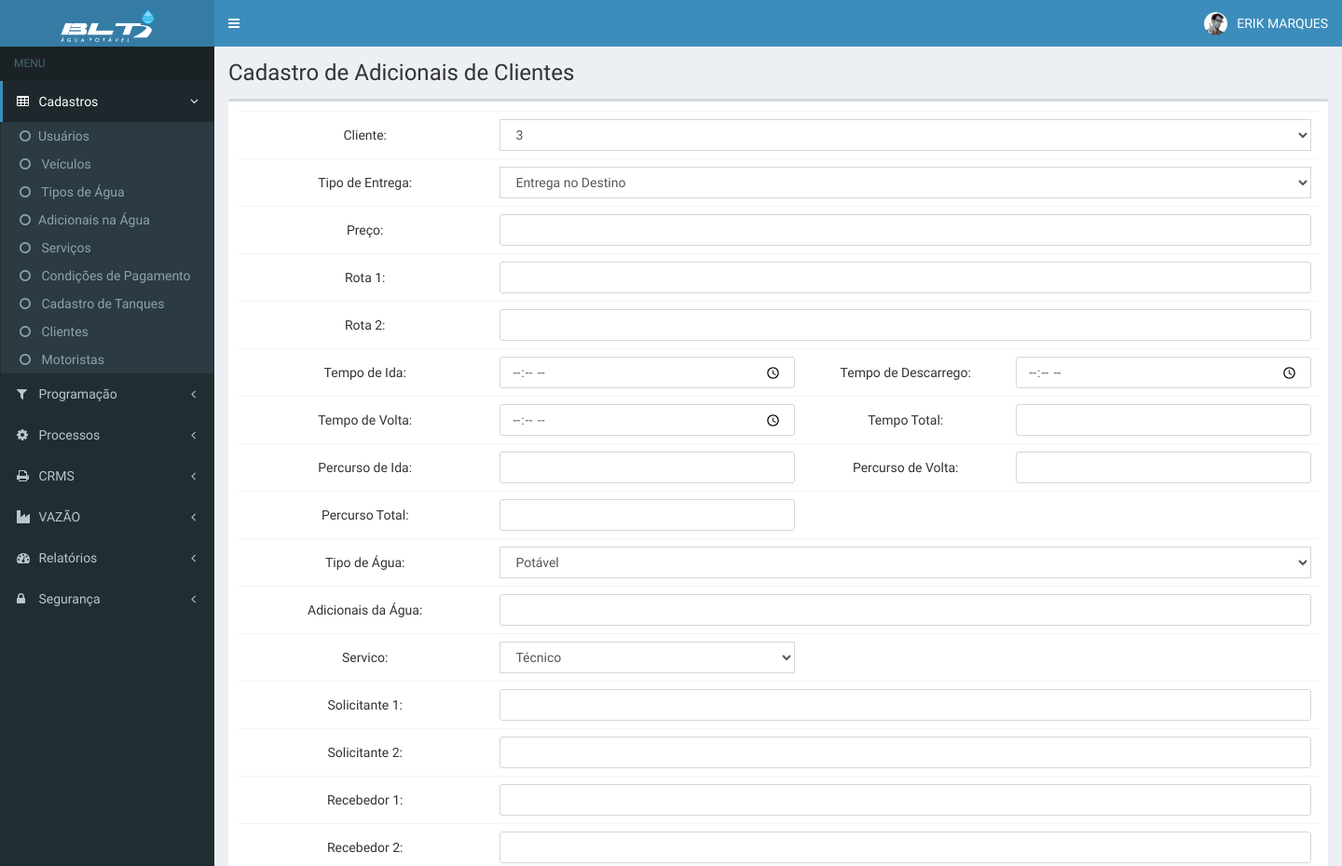
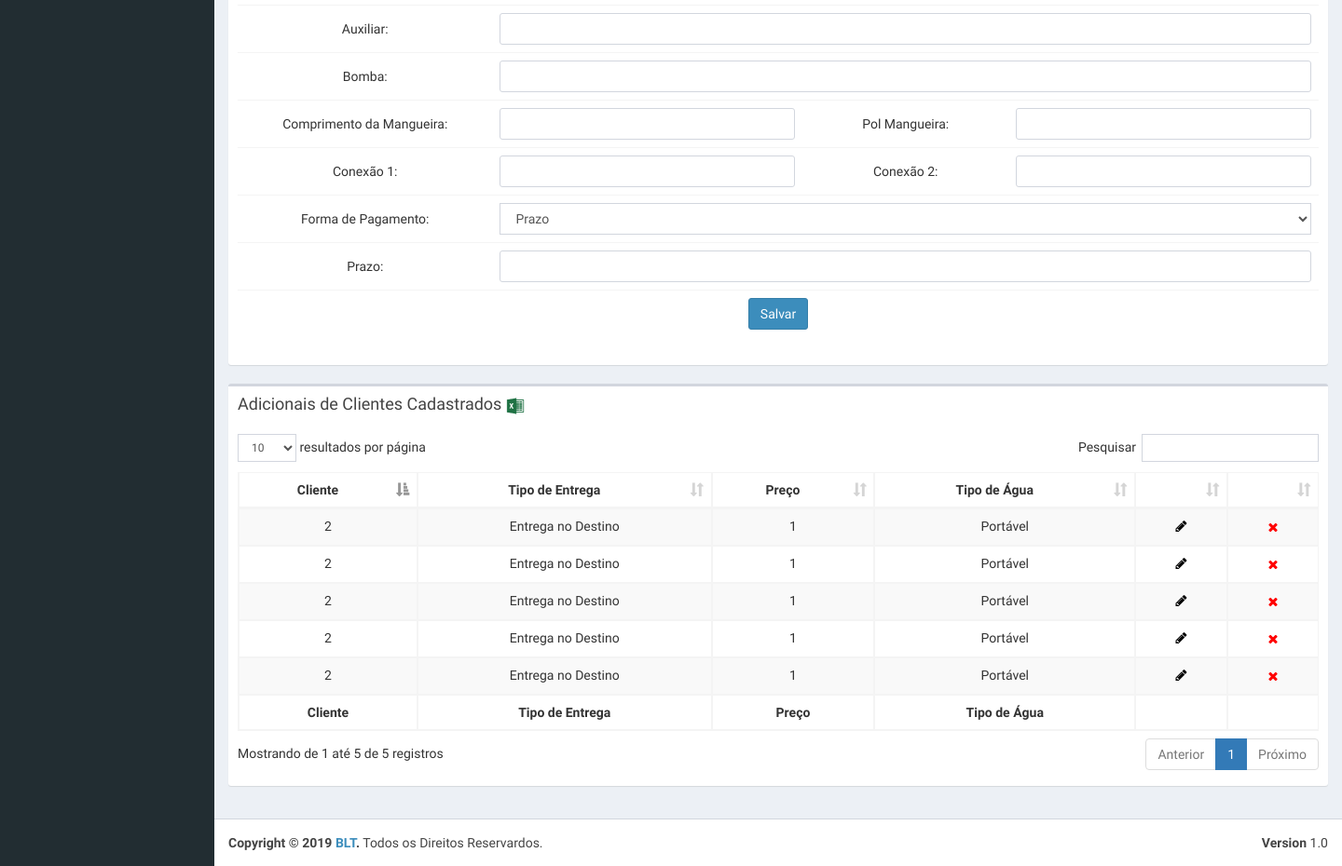
The app's page /pages/tables/cadClientesAdicionais.php (signed in) with its own data (2 pictures, top to bottom).
### tables this page shows
CREATE TABLE `cad_adicionais_clientes` (
  `id` int(11) NOT NULL,
  `data_inc` timestamp NOT NULL DEFAULT CURRENT_TIMESTAMP,
  `login_ad` varchar(20) NOT NULL,
  `cliente` varchar(20) NOT NULL,
  `t_entrega` varchar(100) NOT NULL,
  `preco` varchar(20) NOT NULL,
  `rota1` varchar(255) NOT NULL,
  `rota2` varchar(255) NOT NULL,
  `t_ida` time NOT NULL,
  `t_descarrego` time NOT NULL,
  `t_volta` time NOT NULL,
  `t_total` time NOT NULL,
  `p_ida` varchar(50) NOT NULL,
  `p_volta` varchar(50) NOT NULL,
  `p_total` varchar(50) NOT NULL,
  `t_agua` varchar(150) NOT NULL,
  `ad_agua` varchar(150) NOT NULL,
  `servico` varchar(150) NOT NULL,
  `solicit1` varchar(150) NOT NULL,
  `solicit2` varchar(150) NOT NULL,
  `recebedor1` varchar(150) NOT NULL,
  `recebedor2` varchar(150) NOT NULL,
  `auxiliar` varchar(150) NOT NULL,
  `bomba` varchar(150) NOT NULL,
  `comp_mangueira` varchar(100) NOT NULL,
  `pol_mangueira` varchar(100) NOT NULL,
  `conexao1` varchar(100) NOT NULL,
  `conexao2` varchar(100) NOT NULL,
  `f_pagamento` varchar(150) NOT NULL,
  `prazo` varchar(150) NOT NULL
);

### pages/tables/cadClientesAdicionais.php (the view, shortened to what the rows shown need)
<?php
include "../../_scripts/Functions.php";
$login = $_SESSION['login'];
$acess = dadosAcessso(dadosLogin($login));
$nome= dadosUsuario($login);
include "../../_scripts/config.php";
?>
<!DOCTYPE html>
<html>
  <head>
    <link rel="stylesheet" href="../../bootstrap/css/bootstrap.min.css">
    <link rel="stylesheet" href="https://maxcdn.bootstrapcdn.com/font-awesome/4.4.0/css/font-awesome.min.css">
    <link rel="stylesheet" href="https://code.ionicframework.com/ionicons/2.0.1/css/ionicons.min.css">
    <link rel="stylesheet" href="../../plugins/datatables/dataTables.bootstrap.css">
    <link rel="stylesheet" href="../../dist/css/AdminLTE.min.css">
    <link rel="stylesheet" href="../../dist/css/skins/_all-skins.min.css">
  </head>
  <body class="hold-transition skin-blue sidebar-mini">
    <div class="wrapper">
      <?php include "../../header.php"; ?>
      <div class="content-wrapper">
        <section class="content-header">
           <h1>
            Cadastro de Adicionais de Clientes
            <small>&nbsp;</small>
          </h1>
        </section>
        <section class="content">
          <div class="row">
            <div class="col-xs-12">
              <div class="box">
                <div class="box-body">
                  <table id="example1" class="table table-bordered table-striped">
                    <thead>
                      <tr>
                        <th style="text-align: center">Cliente</th>
                        <th style="text-align: center">Tipo de Entrega</th>
                        <th style="text-align: center">Preço</th>
                        <th style="text-align: center">Tipo de Água</th>
                        <th>&nbsp;</th>
                        <th>&nbsp;</th>
                      </tr>
                    </thead>
                    <tbody>
                      <?php
                          $sql = "SELECT *
                          FROM cad_adicionais_clientes
                          ORDER BY cliente ASC";
                          $query = $mysqli->query($sql);
                          while ($dados = $query->fetch_array()) {
                      ?>
                      <tr>
                        <td style="text-align: center"><?php echo  utf8_encode($dados['cliente']);?></td>
                        <td style="text-align: center"><?php echo  utf8_encode($dados['t_entrega']);?></td>
                        <td style="text-align: center"><?php echo  utf8_encode($dados['preco']);?></td>
                        <td style="text-align: center"><?php echo  utf8_encode($dados['t_agua']);?></td>
                        <td style="text-align: center">
                          <a href="http://45.224.131.85/blt/pages/tables/altCadClientesAdicionais.php?id=<?php echo $dados['id'];?>" style="color:#000;">
                            <i class="fa fa-pencil"></i>
                          </a>
                        </td>
                        <td style="text-align: center">
                          <form id="formulario2" method="post" action="../../_scripts/delet.php" role="form">
                              <button type="submit" value="submit" style="border: 0px; background: none">
                                <i style="color: red" class="fa fa-close"></i>
                              </button>
                          </form>
                        </td>
                      </tr>
                    <?php } ?>
                  </tbody>
                  <tfoot>
                    <tr>
                        <th style="text-align: center">Cliente</th>
                        <th style="text-align: center">Tipo de Entrega</th>
                        <th style="text-align: center">Preço</th>
                        <th style="text-align: center">Tipo de Água</th>
                        <th>&nbsp;</th>
                        <th>&nbsp;</th>
                    </tr>
                </tfoot>
                  </table>
                </div>
              </div>
            </div>
          </div>
        </section>
      </div>
    </div>
  </body>
</html>

### header.php (shortened to what the rows shown need)
<header class="main-header">
        <nav class="navbar navbar-static-top" role="navigation">
          <div class="navbar-custom-menu">
            <ul class="nav navbar-nav">
              <li class="dropdown user user-menu">
                <a href="#" class="dropdown-toggle" data-toggle="dropdown">
                  <img src="../../dist/img/user2-160x160.jpg" class="user-image" alt="User Image">
                  <span class="hidden-xs"><?php echo $nome[0]; ?></span>
                </a>
              </li>
            </ul>
          </div>
        </nav>
      </header>

### records on screen
cad_adicionais_clientes: cliente "2", t_entrega "Entrega no Destino", preco "1", t_agua "Portável"
cad_adicionais_clientes: cliente "2", t_entrega "Entrega no Destino", preco "1", t_agua "Portável"
cad_adicionais_clientes: cliente "2", t_entrega "Entrega no Destino", preco "1", t_agua "Portável"
cad_adicionais_clientes: cliente "2", t_entrega "Entrega no Destino", preco "1", t_agua "Portável"
cad_adicionais_clientes: cliente "2", t_entrega "Entrega no Destino", preco "1", t_agua "Portável"

### other values on screen
$nome[0] "ERIK MARQUES"
form field cp1 "3"
form field cp13 "Potável"
form field cp15 "Técnico"
form field cp26 "Prazo"
